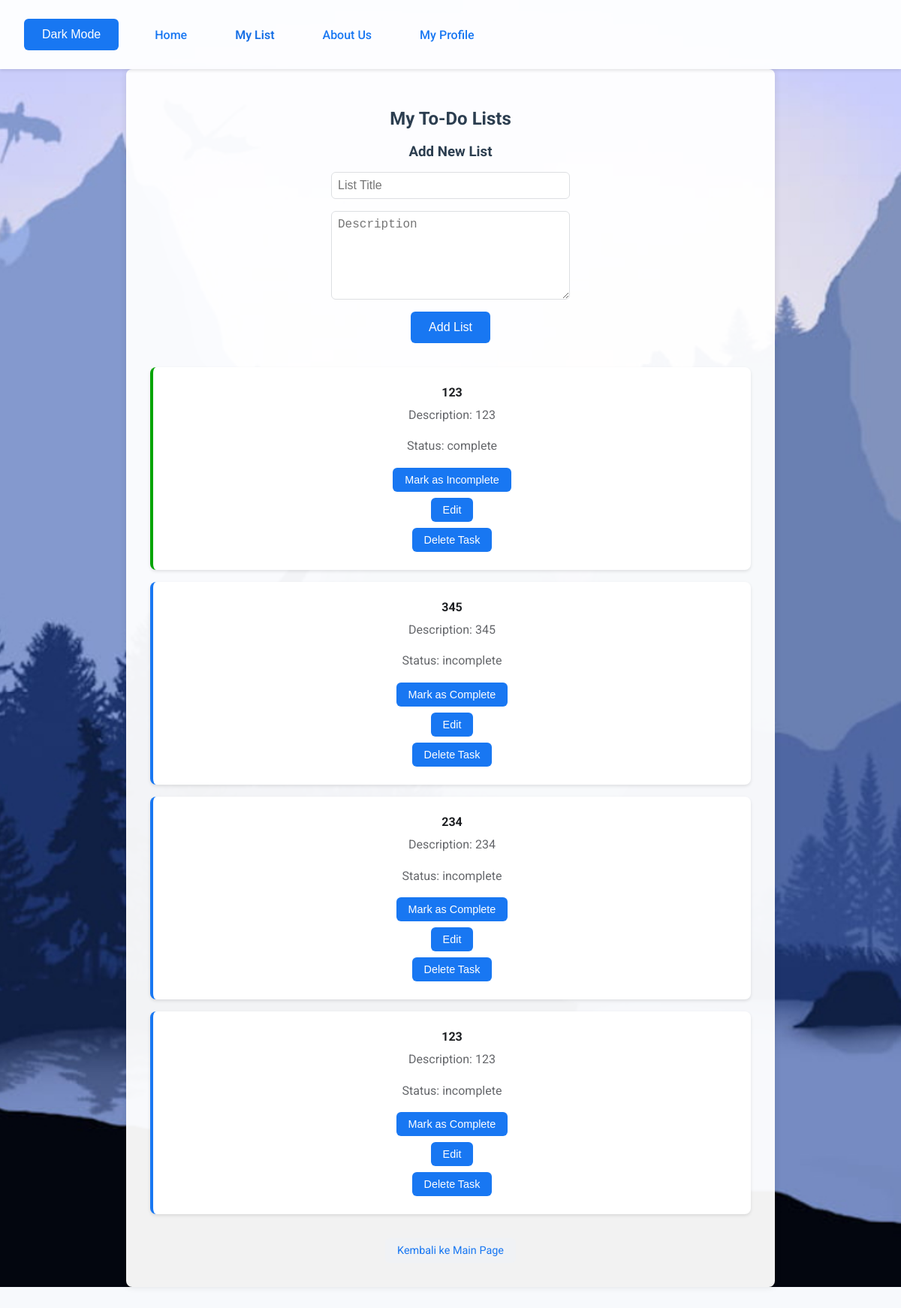
The app's page /list.php (signed in) with its own data.
### tables this page shows
CREATE TABLE `to_do_lists` (
  `id` int(11) NOT NULL,
  `user_id` int(11) NOT NULL,
  `title` varchar(100) NOT NULL,
  `description` varchar(255) NOT NULL,
  `status` enum('incomplete','complete') DEFAULT 'incomplete'
);

### list.php (the view, shortened to what this page needs)
<?php
require_once 'db_config.php';
$user_id = $_SESSION['user_id'];
$stmt = $pdo->prepare("
    SELECT * FROM to_do_lists
    WHERE user_id = ?
    ORDER BY id DESC
");
$stmt->execute([$user_id]);
$to_do_lists = $stmt->fetchAll();
?>
<!DOCTYPE html>
<html lang="en">
<head>
    <link rel="stylesheet" href="styles.css">
    <link rel="stylesheet" href="https://cdnjs.cloudflare.com/ajax/libs/font-awesome/6.0.0/css/all.min.css">
</head>
<body>
    <?php include 'navbar.php'; ?>
    <div class="header">
    <div class="container">
        <h2>My To-Do Lists</h2>
        <div class="add-list-form">
            <h3>Add New List</h3>
            <form method="POST">
                <input type="text" name="title" placeholder="List Title" required>
                <textarea name="description" placeholder="Description"></textarea>
                <button type="submit" name="add_list">Add List</button>
            </form>
        </div>
        <?php if (empty($to_do_lists)): ?>
            <p>You don't have any tasks yet.</p>
        <?php else: ?>
            <?php foreach ($to_do_lists as $task): ?>
                <div class="task <?php echo $task['status']; ?>">
                    <h4><?php echo htmlspecialchars($task['title'], ENT_QUOTES, 'UTF-8'); ?></h4>
                    <p>Description: <?php echo htmlspecialchars($task['description'], ENT_QUOTES, 'UTF-8'); ?></p>
                    <p>Status: <?php echo htmlspecialchars($task['status'], ENT_QUOTES, 'UTF-8'); ?></p>
                    <form method="post">
                        <?php if ($task['status'] == 'incomplete'): ?>
                            <button type="submit" name="complete_task">Mark as Complete</button>
                        <?php else: ?>
                            <button type="submit" name="incomplete_task">Mark as Incomplete</button>
                        <?php endif; ?>
                        <button type="button" onclick="showEditForm(<?php echo $task['id']; ?>)">Edit</button>
                        <button type="submit" name="delete_task" onclick="return confirm('Are you sure you want to delete this task?')">Delete Task</button>
                    </form>
                </div>
            <?php endforeach; ?>
        <?php endif; ?>
        <a href="dashboard.php" class="back-btn">Kembali ke Main Page</a>
    </div>
    </div>
</body>
</html>

### styles.css (style rules this page uses)
body { font-family: 'Roboto', sans-serif; background-color: #f7f9fc; color: #333; margin: 0; padding: 0; min-height: 100vh; position: relative; }
.container { background-color: rgba(255, 255, 255, 0.95); padding: 2rem; border-radius: 8px; box-shadow: 0 0 10px rgba(0, 0, 0, 0.1); width: 100%; max-width: 800px; margin: 2rem auto; text-align: center; position: relative; z-index: 2; }
h1, h2, h3, h4 { color: #2c3e50; margin-bottom: 1rem; }
a { color: #3498db; text-decoration: none; }
p { color: #1c1e21; margin-bottom: 1rem; line-height: 1.6; }
form { display: flex; flex-direction: column; align-items: center; margin-bottom: 2rem; }
input, textarea, select { margin-bottom: 1rem; padding: 0.5rem; border: 1px solid #dddfe2; border-radius: 6px; font-size: 1rem; width: 100%; max-width: 300px; }
textarea { height: 100px; resize: vertical; }
button { background-color: #1877f2; color: #ffffff; border: none; padding: 0.75rem 1.5rem; border-radius: 6px; font-size: 1rem; cursor: pointer; transition: background-color 0.3s; }
.back-btn { display: inline-block; background-color: #f0f2f5; color: #1877f2; text-decoration: none; padding: 0.5rem 1rem; border-radius: 6px; font-size: 0.9rem; margin-top: 1rem; transition: background-color 0.3s; }
.task { background: white; border-radius: 8px; padding: 1.5rem; margin-bottom: 1rem; box-shadow: 0 2px 4px rgba(0, 0, 0, 0.1); }
.task.complete { border-left: 4px solid #00a400; }
.task.incomplete { border-left: 4px solid #1877f2; }
.task h4 { margin: 0 0 0.5rem 0; color: #1c1e21; }
.task p { margin: 0 0 1rem 0; color: #65676B; }
.task form { display: flex; gap: 0.5rem; justify-content: flex-end; margin: 0; }
.task button { padding: 0.5rem 1rem; font-size: 0.9rem; }
.header { background-image: url('img/pxfuel.jpg'); min-height: 100vh; background-attachment: fixed; background-position: center; background-repeat: no-repeat; background-size: cover; padding-top: 60px; position: relative; z-index: 1; }

### records on screen
to_do_lists: title "123", description "123", status "complete", shows "Mark as Incomplete"
to_do_lists: title "345", description "345", status "incomplete", shows "Mark as Complete"
to_do_lists: title "234", description "234", status "incomplete", shows "Mark as Complete"
to_do_lists: title "123", description "123", status "incomplete", shows "Mark as Complete"
